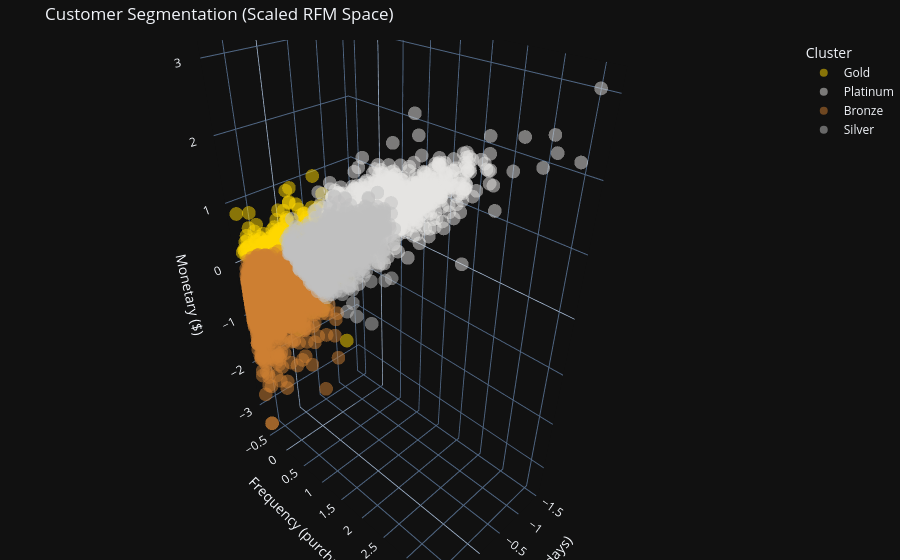

Notebook source saved alongside this figure:
### Markdown cell above
### 5.3 Cluster Visualization

### Code cell
rfm[['R_scaled','F_scaled','M_scaled']] = df_scaled

fig = px.scatter_3d(
    rfm,
    x='R_scaled',
    y='F_scaled',
    z='M_scaled',
    color='Cluster',
    color_discrete_map=cluster_colors,
    opacity=0.5,
    title="Customer Segmentation (Scaled RFM Space)",

    hover_data={
        'CustomerID': True,
        'Recency': True,
        'Frequency': True,
        'Monetary': True,
        'R_scaled': False,
        'F_scaled': False,
        'M_scaled': False
    }
)

fig.update_layout(
    template='plotly_dark',
    margin=dict(l=0,r=0,b=0,t=40),

    scene=dict(
        xaxis_title="Recency (days)",
        yaxis_title="Frequency (purchases)",
        zaxis_title="Monetary ($)"
    )
)

fig.show()

### Figure 1 — Plotly figure (JSON) as saved in the notebook; plotly's stock layout.template omitted (floating-point values rounded to 4 significant figures; data arrays with more than 128 entries replaced by an {"elided": "..."} marker saying what was removed)
{"data": [{"customdata": {"elided": "1426x4 float values"}, "hovertemplate": "Cluster=Gold<br>CustomerID=%{customdata[0]}<br>Recency=%{customdata[1]}<br>Frequency=%{customdata[2]}<br>Monetary=%{customdata[3]}<extra></extra>", "legendgroup": "Gold", "marker": {"color": "#FFD700", "opacity": 0.5, "symbol": "circle"}, "mode": "markers", "name": "Gold", "scene": "scene", "showlegend": true, "type": "scatter3d", "x": {"elided": "1426 float values"}, "y": {"elided": "1426 float values"}, "z": {"elided": "1426 float values"}}, {"customdata": {"elided": "1181x4 float values"}, "hovertemplate": "Cluster=Platinum<br>CustomerID=%{customdata[0]}<br>Recency=%{customdata[1]}<br>Frequency=%{customdata[2]}<br>Monetary=%{customdata[3]}<extra></extra>", "legendgroup": "Platinum", "marker": {"color": "#E5E4E2", "opacity": 0.5, "symbol": "circle"}, "mode": "markers", "name": "Platinum", "scene": "scene", "showlegend": true, "type": "scatter3d", "x": {"elided": "1181 float values"}, "y": {"elided": "1181 float values"}, "z": {"elided": "1181 float values"}}, {"customdata": {"elided": "1882x4 float values"}, "hovertemplate": "Cluster=Bronze<br>CustomerID=%{customdata[0]}<br>Recency=%{customdata[1]}<br>Frequency=%{customdata[2]}<br>Monetary=%{customdata[3]}<extra></extra>", "legendgroup": "Bronze", "marker": {"color": "#CD7F32", "opacity": 0.5, "symbol": "circle"}, "mode": "markers", "name": "Bronze", "scene": "scene", "showlegend": true, "type": "scatter3d", "x": {"elided": "1882 float values"}, "y": {"elided": "1882 float values"}, "z": {"elided": "1882 float values"}}, {"customdata": {"elided": "1165x4 float values"}, "hovertemplate": "Cluster=Silver<br>CustomerID=%{customdata[0]}<br>Recency=%{customdata[1]}<br>Frequency=%{customdata[2]}<br>Monetary=%{customdata[3]}<extra></extra>", "legendgroup": "Silver", "marker": {"color": "#C0C0C0", "opacity": 0.5, "symbol": "circle"}, "mode": "markers", "name": "Silver", "scene": "scene", "showlegend": true, "type": "scatter3d", "x": {"elided": "1165 float values"}, "y": {"elided": "1165 float values"}, "z": {"elided": "1165 float values"}}], "layout": {"legend": {"title": {"text": "Cluster"}, "tracegroupgap": 0}, "margin": {"b": 0, "l": 0, "r": 0, "t": 40}, "scene": {"domain": {"x": [0, 1], "y": [0, 1]}, "xaxis": {"title": {"text": "Recency (days)"}}, "yaxis": {"title": {"text": "Frequency (purchases)"}}, "zaxis": {"title": {"text": "Monetary ($)"}}}, "title": {"text": "Customer Segmentation (Scaled RFM Space)"}}}
